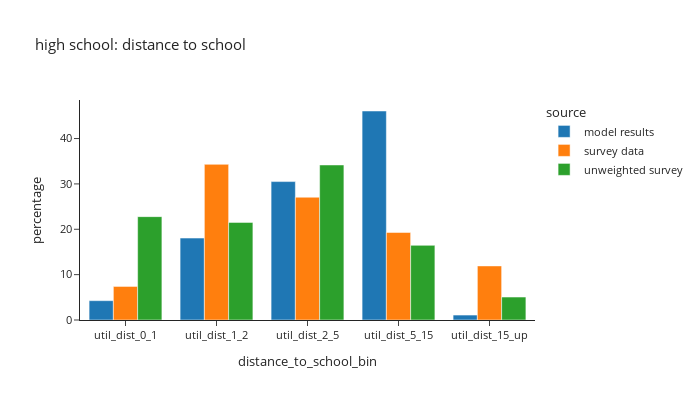
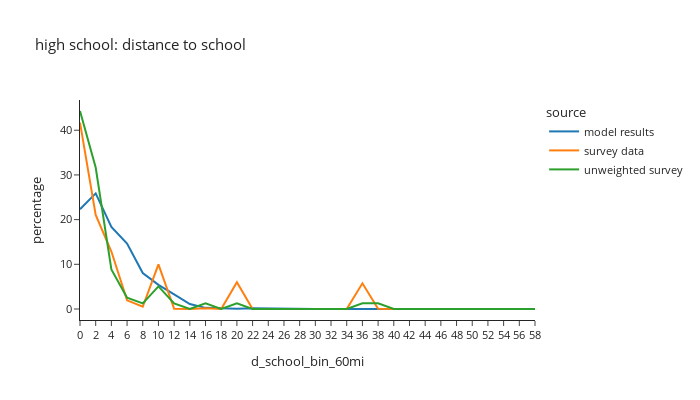

Here is the notebook cell these charts were saved with, in order:
### Code cell
# distance to school: high school
plot_distance(per_data,'is_highschool',"high school: distance to school")

### Figure 1 — Plotly figure (JSON) as saved in the notebook; plotly's stock layout.template omitted (floating-point values rounded to 4 significant figures)
{"data": [{"alignmentgroup": "True", "hovertemplate": "source=model results<br>distance_to_school_bin=%{x}<br>percentage=%{y}<extra></extra>", "legendgroup": "model results", "marker": {"color": "#1F77B4", "pattern": {"shape": ""}}, "name": "model results", "offsetgroup": "model results", "orientation": "v", "showlegend": true, "textposition": "auto", "type": "bar", "x": ["util_dist_0_1", "util_dist_1_2", "util_dist_2_5", "util_dist_5_15", "util_dist_15_up"], "xaxis": "x", "y": [4.264, 18.06, 30.51, 46.07, 1.091], "yaxis": "y"}, {"alignmentgroup": "True", "hovertemplate": "source=survey data<br>distance_to_school_bin=%{x}<br>percentage=%{y}<extra></extra>", "legendgroup": "survey data", "marker": {"color": "#FF7F0E", "pattern": {"shape": ""}}, "name": "survey data", "offsetgroup": "survey data", "orientation": "v", "showlegend": true, "textposition": "auto", "type": "bar", "x": ["util_dist_0_1", "util_dist_1_2", "util_dist_2_5", "util_dist_5_15", "util_dist_15_up"], "xaxis": "x", "y": [7.395, 34.32, 27.06, 19.3, 11.92], "yaxis": "y"}, {"alignmentgroup": "True", "hovertemplate": "source=unweighted survey<br>distance_to_school_bin=%{x}<br>percentage=%{y}<extra></extra>", "legendgroup": "unweighted survey", "marker": {"color": "#2CA02C", "pattern": {"shape": ""}}, "name": "unweighted survey", "offsetgroup": "unweighted survey", "orientation": "v", "showlegend": true, "textposition": "auto", "type": "bar", "x": ["util_dist_0_1", "util_dist_1_2", "util_dist_2_5", "util_dist_5_15", "util_dist_15_up"], "xaxis": "x", "y": [22.78, 21.52, 34.18, 16.46, 5.063], "yaxis": "y"}], "layout": {"barmode": "group", "font": {"size": 11}, "height": 400, "legend": {"title": {"text": "source"}, "tracegroupgap": 0}, "title": {"text": "high school: distance to school"}, "width": 700, "xaxis": {"anchor": "y", "domain": [0.0, 1.0], "title": {"text": "distance_to_school_bin"}}, "yaxis": {"anchor": "x", "domain": [0.0, 1.0], "title": {"text": "percentage"}}}}

### Figure 2 — Plotly figure (JSON) as saved in the notebook; plotly's stock layout.template omitted (floating-point values rounded to 4 significant figures)
{"data": [{"hovertemplate": "source=model results<br>d_school_bin_60mi=%{x}<br>percentage=%{y}<extra></extra>", "legendgroup": "model results", "line": {"color": "#1F77B4", "dash": "solid"}, "marker": {"symbol": "circle"}, "mode": "lines", "name": "model results", "orientation": "v", "showlegend": true, "type": "scatter", "x": ["0", "2", "4", "6", "8", "10", "12", "14", "16", "18", "20", "22", "24", "26", "28", "30", "32", "34", "36", "38", "40", "42", "44", "46", "48", "50", "52", "54", "56", "58"], "xaxis": "x", "y": [22.32, 25.87, 18.38, 14.64, 8.052, 5.391, 3.293, 1.111, 0.2535, 0.1749, 0.07958, 0.1735, 0.09149, 0.1177, 0.02955, 0.01191, 0.00143, 0.0, 0.0, 0.0, 0.0, 0.003336, 0.0, 0.0, 0.0, 0.0, 0.0, 0.0, 0.0, 0.0], "yaxis": "y"}, {"hovertemplate": "source=survey data<br>d_school_bin_60mi=%{x}<br>percentage=%{y}<extra></extra>", "legendgroup": "survey data", "line": {"color": "#FF7F0E", "dash": "solid"}, "marker": {"symbol": "circle"}, "mode": "lines", "name": "survey data", "orientation": "v", "showlegend": true, "type": "scatter", "x": ["0", "2", "4", "6", "8", "10", "12", "14", "16", "18", "20", "22", "24", "26", "28", "30", "32", "34", "36", "38", "40", "42", "44", "46", "48", "50", "52", "54", "56", "58"], "xaxis": "x", "y": [41.71, 21.04, 12.85, 1.942, 0.5062, 9.995, 0.02719, 0.0, 0.1561, 0.0, 5.985, 0.0, 0.0, 0.0, 0.0, 0.0, 0.0, 0.0, 5.742, 0.04055, 0.0, 0.0, 0.0, 0.0, 0.0, 0.0, 0.0, 0.0, 0.0, 0.0], "yaxis": "y"}, {"hovertemplate": "source=unweighted survey<br>d_school_bin_60mi=%{x}<br>percentage=%{y}<extra></extra>", "legendgroup": "unweighted survey", "line": {"color": "#2CA02C", "dash": "solid"}, "marker": {"symbol": "circle"}, "mode": "lines", "name": "unweighted survey", "orientation": "v", "showlegend": true, "type": "scatter", "x": ["0", "2", "4", "6", "8", "10", "12", "14", "16", "18", "20", "22", "24", "26", "28", "30", "32", "34", "36", "38", "40", "42", "44", "46", "48", "50", "52", "54", "56", "58"], "xaxis": "x", "y": [44.3, 31.65, 8.861, 2.532, 1.266, 5.063, 1.266, 0.0, 1.266, 0.0, 1.266, 0.0, 0.0, 0.0, 0.0, 0.0, 0.0, 0.0, 1.266, 1.266, 0.0, 0.0, 0.0, 0.0, 0.0, 0.0, 0.0, 0.0, 0.0, 0.0], "yaxis": "y"}], "layout": {"font": {"size": 11}, "height": 400, "legend": {"title": {"text": "source"}, "tracegroupgap": 0}, "title": {"text": "high school: distance to school"}, "width": 700, "xaxis": {"anchor": "y", "domain": [0.0, 1.0], "title": {"text": "d_school_bin_60mi"}}, "yaxis": {"anchor": "x", "domain": [0.0, 1.0], "title": {"text": "percentage"}}}}
